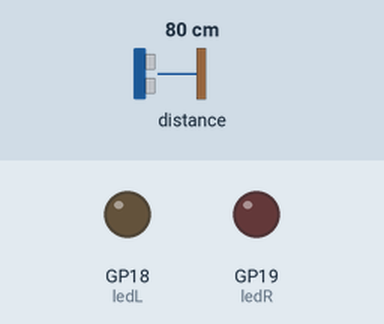
Bench run of a program on a simulated Raspberry Pi Pico running CircuitPython. Parts: output pins drawn as LEDs (lit = HIGH). Inputs (shaded band) come from the test bench; at power-on: distance to the obstacle 80 cm. What the program prints to the serial console is not drawn.

Above: at 1.2 s.
1.3 s: distance to the obstacle set to 4 cm
2.8 s: distance to the obstacle set to 2 cm
At 3.1 s:
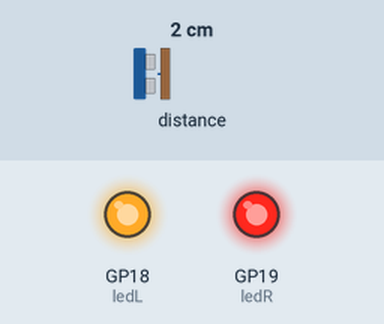
4.3 s: distance to the obstacle set to 9 cm
At 5.5 s:
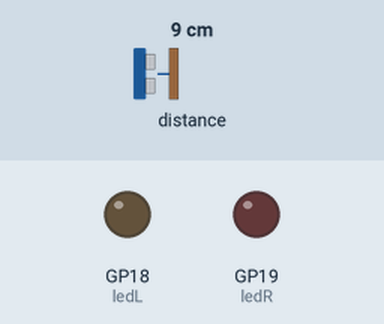
Timing chart, 0 to 7.3 s (numbered marks = the images above; inputs shaded):
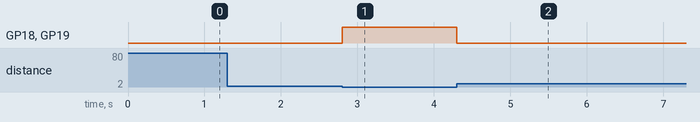

Measured:
- the behaviour switches between 3 and 2 cm on distance to the obstacle (found by bisection; images 0 and 1)
- after the input at 2.8 s, GP18 (ledL), GP19 (ledR): LOW → HIGH at once
- after the input at 4.3 s, GP18 (ledL), GP19 (ledR): HIGH → LOW at once

The program:

SensorDraft2_mult_.py
```python
import board
import busio
import adafruit_tca9548a
import adafruit_vl6180x
import digitalio
import time


i2c = busio.I2C(board.GP15, board.GP14) # uses board.SCL and board.SDA

ledL = digitalio.DigitalInOut(board.GP18)
ledL.direction = digitalio.Direction.OUTPUT
ledR = digitalio.DigitalInOut(board.GP19)
ledR.direction = digitalio.Direction.OUTPUT
mux = adafruit_tca9548a.TCA9548A(i2c) # make tsa (multiplexer) object using i2c

Rsensor = adafruit_vl6180x.VL6180X(mux[5])
Fsensor = adafruit_vl6180x.VL6180X(mux[7])
Lsensor = adafruit_vl6180x.VL6180X(mux[6])

while True:

    print('R Range: {0}mm'.format(Rsensor.range))
    print('F Range: {0}mm'.format(Fsensor.range))
    print('L Range: {0}mm'.format(Lsensor.range))

    if Lsensor.range < 30:
        ledL.value = True
    else:
        ledL.value = False

    if Rsensor.range < 30:
        ledR.value = True
    else:
        ledR.value = False
```
